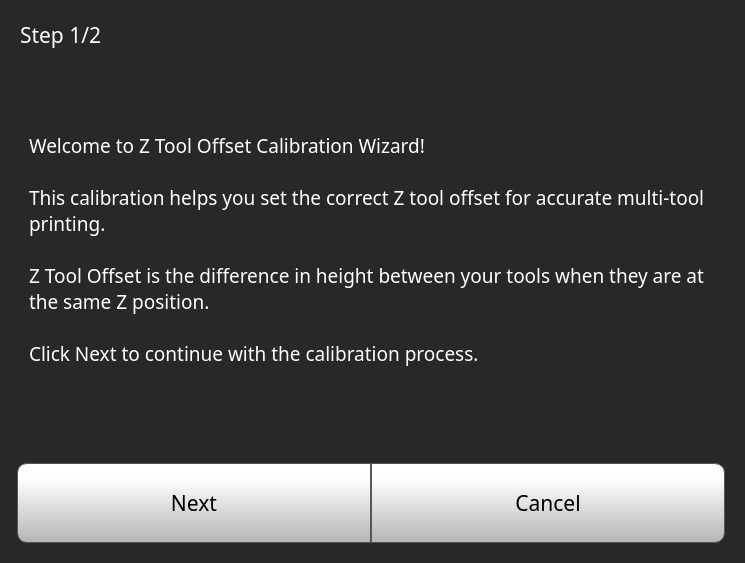
<?xml version="1.0" encoding="UTF-8"?>
<ui version="4.0">
 <class>ZtoolOffsetWizard</class>
 <widget class="QWidget" name="ZtoolOffsetWizard">
  <property name="geometry">
   <rect>
    <x>0</x>
    <y>0</y>
    <width>745</width>
    <height>563</height>
   </rect>
  </property>
  <property name="minimumSize">
   <size>
    <width>0</width>
    <height>0</height>
   </size>
  </property>
  <property name="maximumSize">
   <size>
    <width>2000</width>
    <height>2000</height>
   </size>
  </property>
  <property name="windowTitle">
   <string>Z Tool Offset Calibration Wizard</string>
  </property>
  <property name="styleSheet">
   <string notr="true">background-color: rgb(40, 40, 40);</string>
  </property>
  <layout class="QVBoxLayout" name="verticalLayout">
   <item>
    <widget class="QFrame" name="frame_2">
     <property name="styleSheet">
      <string notr="true">QFrame {
    border: none;
    border-radius: 10px;
    background: qlineargradient(
        x1:0, y1:0, x2:1, y2:1,
        stop:0 #1a1a1a,
        stop:1 #101010
    );
}</string>
     </property>
     <property name="frameShape">
      <enum>QFrame::StyledPanel</enum>
     </property>
     <property name="frameShadow">
      <enum>QFrame::Raised</enum>
     </property>
     <layout class="QVBoxLayout" name="verticalLayout_2">
      <item>
       <widget class="QLabel" name="stepLabel">
        <property name="font">
         <font>
          <family>Gotham</family>
          <pointsize>16</pointsize>
          <weight>50</weight>
          <bold>false</bold>
         </font>
        </property>
        <property name="styleSheet">
         <string notr="true">color: rgb(255, 255, 255);</string>
        </property>
        <property name="text">
         <string>Step 1/2</string>
        </property>
        <property name="wordWrap">
         <bool>true</bool>
        </property>
       </widget>
      </item>
      <item>
       <widget class="QStackedWidget" name="stackedWidget">
        <property name="minimumSize">
         <size>
          <width>0</width>
          <height>0</height>
         </size>
        </property>
        <property name="maximumSize">
         <size>
          <width>2000</width>
          <height>2000</height>
         </size>
        </property>
        <property name="styleSheet">
         <string notr="true">background: qlineargradient(
        x1:0, y1:0, x2:1, y2:1,
        stop:0 #1a1a1a,
        stop:1 #101010
    );</string>
        </property>
        <property name="currentIndex">
         <number>0</number>
        </property>
        <widget class="QWidget" name="welcomePage">
         <layout class="QHBoxLayout" name="welcomeHorizontalLayout" stretch="1">
          <item>
           <widget class="QLabel" name="welcomeLabel">
            <property name="font">
             <font>
              <family>Gotham</family>
              <pointsize>14</pointsize>
              <weight>50</weight>
              <bold>false</bold>
             </font>
            </property>
            <property name="styleSheet">
             <string notr="true">color: rgb(255, 255, 255);</string>
            </property>
            <property name="text">
             <string>Welcome to Z Tool Offset Calibration Wizard!

This calibration helps you set the correct Z tool offset for accurate multi-tool printing.

Z Tool Offset is the difference in height between your tools when they are at the same Z position.

Click Next to continue with the calibration process.</string>
            </property>
            <property name="wordWrap">
             <bool>true</bool>
            </property>
           </widget>
          </item>
         </layout>
        </widget>
        <widget class="QWidget" name="calibrationPage">
         <layout class="QHBoxLayout" name="calibrationHorizontalLayout" stretch="1">
          <item>
           <widget class="QLabel" name="calibrationLabel">
            <property name="font">
             <font>
              <family>Gotham</family>
              <pointsize>14</pointsize>
              <weight>50</weight>
              <bold>false</bold>
             </font>
            </property>
            <property name="styleSheet">
             <string notr="true">color: rgb(255, 255, 255);</string>
            </property>
            <property name="text">
             <string>Z Tool Offset Calibration - Step 2

Follow the instructions below to complete the Z tool offset calibration.

Detailed calibration steps will be added here.

Ensure your printer is properly heated and ready for calibration.</string>
            </property>
            <property name="wordWrap">
             <bool>true</bool>
            </property>
           </widget>
          </item>
         </layout>
        </widget>
       </widget>
      </item>
     </layout>
    </widget>
   </item>
   <item>
    <widget class="QFrame" name="frame">
     <property name="styleSheet">
      <string notr="true">QFrame {
    border: none;
    border-radius: 10px;
    background: qlineargradient(
        x1:0, y1:0, x2:1, y2:1,
        stop:0 #1a1a1a,
        stop:1 #101010
    );
}</string>
     </property>
     <property name="frameShape">
      <enum>QFrame::StyledPanel</enum>
     </property>
     <property name="frameShadow">
      <enum>QFrame::Raised</enum>
     </property>
     <layout class="QHBoxLayout" name="horizontalLayout_2">
      <property name="spacing">
       <number>0</number>
      </property>
      <property name="leftMargin">
       <number>6</number>
      </property>
      <property name="topMargin">
       <number>6</number>
      </property>
      <item>
       <widget class="QPushButton" name="nextButton">
        <property name="minimumSize">
         <size>
          <width>0</width>
          <height>80</height>
         </size>
        </property>
        <property name="font">
         <font>
          <family>Gotham</family>
          <pointsize>16</pointsize>
         </font>
        </property>
        <property name="styleSheet">
         <string notr="true">QPushButton {
     border: 1px solid rgb(87, 87, 87);
	background-color: qlineargradient(spread:pad, x1:0, y1:1, x2:0, y2:0.188, stop:0 rgba(180, 180, 180, 255), stop:1 rgba(255, 255, 255, 255));
    border-top-left-radius: 10px;
border-bottom-left-radius: 10px;
}

QPushButton:pressed {
    background-color: qlineargradient(x1: 0, y1: 0, x2: 0, y2: 1,
                                      stop: 0 #dadbde, stop: 1 #f6f7fa);
}

QPushButton:flat {
    border: none;
}

QPushButton:default {
    border-color: navy;
}

QPushButton:focus {
	outline: none;
}</string>
        </property>
        <property name="text">
         <string>Next</string>
        </property>
        <property name="iconSize">
         <size>
          <width>40</width>
          <height>40</height>
         </size>
        </property>
       </widget>
      </item>
      <item>
       <widget class="QPushButton" name="cancelButton1">
        <property name="minimumSize">
         <size>
          <width>0</width>
          <height>80</height>
         </size>
        </property>
        <property name="font">
         <font>
          <family>Gotham</family>
          <pointsize>16</pointsize>
         </font>
        </property>
        <property name="styleSheet">
         <string notr="true">QPushButton {
     border: 1px solid rgb(87, 87, 87);
	background-color: qlineargradient(spread:pad, x1:0, y1:1, x2:0, y2:0.188, stop:0 rgba(180, 180, 180, 255), stop:1 rgba(255, 255, 255, 255));
    border-top-right-radius: 10px;
border-bottom-right-radius: 10px;
}

QPushButton:pressed {
    background-color: qlineargradient(x1: 0, y1: 0, x2: 0, y2: 1,
                                      stop: 0 #dadbde, stop: 1 #f6f7fa);
}

QPushButton:flat {
    border: none;
}

QPushButton:default {
    border-color: navy;
}

QPushButton:focus {
	outline: none;
}</string>
        </property>
        <property name="text">
         <string>Cancel</string>
        </property>
        <property name="iconSize">
         <size>
          <width>40</width>
          <height>40</height>
         </size>
        </property>
       </widget>
      </item>
     </layout>
    </widget>
   </item>
  </layout>
 </widget>
 <resources/>
 <connections/>
</ui>
